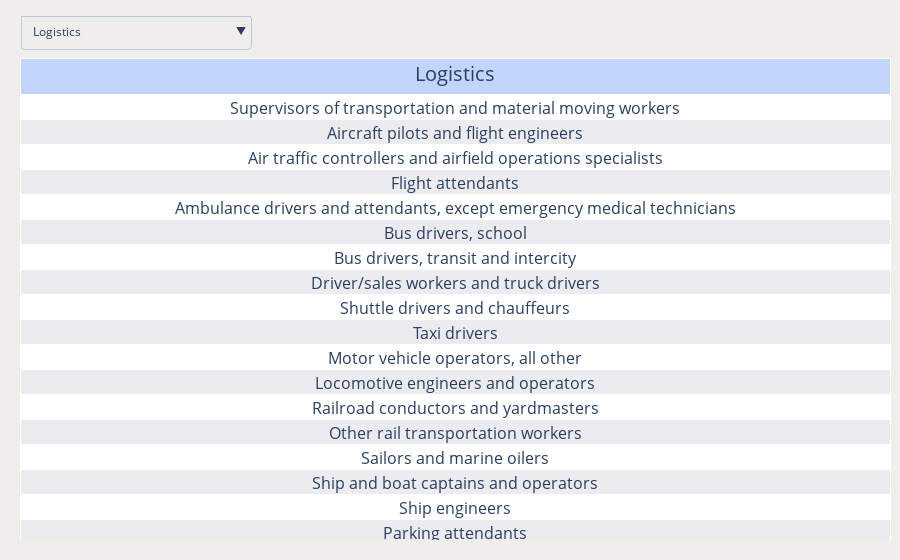

This figure's notebook cell:
### Markdown cell above
# Plot 2 occupation table

### Code cell
import plotly.graph_objects as go
import pandas as pd

df = pd.read_excel("../../data/cleaned/Occupation_table.xlsx")

buttons = []
fig = go.Figure()
n = len(df.groupby("group"))
k = 0
rowEvenColor = '#ecebf0'
rowOddColor = 'white'
for i, j in df.groupby("group"):
    name = j.iloc[0]["data"]
    j = j.iloc[1:]
    fig.add_trace(go.Table(
        header=dict(values=[name], fill_color='#C2D4FF', height=36, font_size=20),
        cells=dict(values=[j.T.values[0].tolist()], fill = dict(color='#F5F8FF'),height=25, font_size=16, align=['center'],fill_color = [[rowOddColor,rowEvenColor]*(len(df)//2)])
    ))
    buttons_dict = dict()
    buttons_dict['label'] = name
    buttons_dict['method'] = "update"
    visible = [False] * n
    visible[k] = True
    buttons_dict['args'] = [{'visible': visible}]
    buttons.append(buttons_dict)
    k = k+1

fig.update_layout(
    plot_bgcolor='#f0eeeb',paper_bgcolor='#f0eeeb',
    updatemenus=[
        dict(
            direction="down",
            pad={"r": 5, "t": 5},  # PADDING
            x=0,  # POSITION
            y=1.1,
            xanchor="left",  # ANCHOR POINT
            yanchor="top",
            buttons=buttons,
            active=n-1
        )
    ],
    margin={"t": 10, "b": 20, 'r': 10, 'l': 20}
)

fig.show()

### Figure 1 — Plotly figure (JSON) as saved in the notebook; plotly's stock layout.template omitted (floating-point values rounded to 4 significant figures; data arrays with more than 128 entries replaced by an {"elided": "..."} marker saying what was removed)
{"data": [{"cells": {"align": ["center"], "fill": {"color": {"elided": "1x586 str values"}}, "font": {"size": 16}, "height": 25, "values": [["Chief executives", "General and operations managers", "Legislators", "Advertising and promotions managers", "Marketing managers", "Sales managers", "Public relations and fundraising managers", "Administrative services managers", "Facilities managers", "Computer and information systems managers", "Financial managers", "Compensation and benefits managers", "Human resources managers", "Training and development managers", "Industrial production managers", "Purchasing managers", "Transportation, storage, and distribution managers", "Farmers, ranchers, and other agricultural managers", "Construction managers", "Education and childcare administrators", "Architectural and engineering managers", "Food service managers", "Funeral home managers", "Entertainment and recreation managers", "Lodging managers", "Medical and health services managers", "Natural sciences managers", "Postmasters and mail superintendents", "Property, real estate, and community association managers", "Social and community service managers", "Emergency management directors", "Personal service managers, all other", "Managers, all other"]]}, "header": {"fill": {"color": "#C2D4FF"}, "font": {"size": 20}, "height": 36, "values": ["Management"]}, "type": "table"}, {"cells": {"align": ["center"], "fill": {"color": {"elided": "1x586 str values"}}, "font": {"size": 16}, "height": 25, "values": [["Agents and business managers of artists, performers, and athletes", "Buyers and purchasing agents, farm products", "Wholesale and retail buyers, except farm products", "Purchasing agents, except wholesale, retail, and farm products", "Claims adjusters, appraisers, examiners, and investigators", "Compliance officers", "Cost estimators", "Human resources workers", "Compensation, benefits, and job analysis specialists", "Training and development specialists", "Logisticians", "Project management specialists", "Management analysts", "Meeting, convention, and event planners", "Fundraisers", "Market research analysts and marketing specialists", "Business operations specialists, all other", "Accountants and auditors", "Property appraisers and assessors", "Budget analysts", "Credit analysts", "Financial and investment analysts", "Personal financial advisors", "Insurance underwriters", "Financial examiners", "Credit counselors and loan officers", "Tax examiners and collectors, and revenue agents", "Tax preparers", "Other financial specialists"]]}, "header": {"fill": {"color": "#C2D4FF"}, "font": {"size": 20}, "height": 36, "values": ["Business and financial operations "]}, "type": "table"}, {"cells": {"align": ["center"], "fill": {"color": {"elided": "1x586 str values"}}, "font": {"size": 16}, "height": 25, "values": [["Computer and information research scientists", "Computer systems analysts", "Information security analysts", "Computer programmers", "Software developers", "Software quality assurance analysts and testers", "Web developers", "Web and digital interface designers", "Computer support specialists", "Database administrators and architects", "Network and computer systems administrators", "Computer network architects", "Computer occupations, all other", "Actuaries", "Mathematicians", "Operations research analysts", "Statisticians", "Other mathematical science occupations"]]}, "header": {"fill": {"color": "#C2D4FF"}, "font": {"size": 20}, "height": 36, "values": ["Computer and mathematical"]}, "type": "table"}, {"cells": {"align": ["center"], "fill": {"color": {"elided": "1x586 str values"}}, "font": {"size": 16}, "height": 25, "values": [["Architects, except landscape and naval", "Landscape architects", "Surveyors, cartographers, and photogrammetrists", "Aerospace engineers", "Agricultural engineers", "Bioengineers and biomedical engineers", "Chemical engineers", "Civil engineers", "Computer hardware engineers", "Electrical and electronics engineers", "Environmental engineers", "Industrial engineers, including health and safety", "Marine engineers and naval architects", "Materials engineers", "Mechanical engineers", "Mining and geological engineers, including mining safety engineers", "Nuclear engineers", "Petroleum engineers", "Engineers, all other", "Architectural and civil drafters", "Other drafters", "Electrical and electronic engineering technologists and technicians", "Other engineering technologists and technicians, except drafters", "Surveying and mapping technicians"]]}, "header": {"fill": {"color": "#C2D4FF"}, "font": {"size": 20}, "height": 36, "values": ["Architecture and engineering "]}, "type": "table"}, {"cells": {"align": ["center"], "fill": {"color": {"elided": "1x586 str values"}}, "font": {"size": 16}, "height": 25, "values": [["Agricultural and food scientists", "Biological scientists", "Conservation scientists and foresters", "Medical scientists", "Life scientists, all other", "Astronomers and physicists", "Atmospheric and space scientists", "Chemists and materials scientists", "Environmental scientists and specialists, including health", "Geoscientists and hydrologists, except geographers", "Physical scientists, all other", "Economists", "Survey researchers", "Clinical and counseling psychologists", "School psychologists", "Other psychologists", "Sociologists", "Urban and regional planners", "Miscellaneous social scientists and related workers", "Agricultural and food science technicians", "Biological technicians", "Chemical technicians", "Environmental science and geoscience technicians", "Nuclear technicians", "Social science research assistants", "Other life, physical, and social science technicians", "Occupational health and safety specialists and technicians"]]}, "header": {"fill": {"color": "#C2D4FF"}, "font": {"size": 20}, "height": 36, "values": ["Social Science"]}, "type": "table"}, {"cells": {"align": ["center"], "fill": {"color": {"elided": "1x586 str values"}}, "font": {"size": 16}, "height": 25, "values": [["Substance abuse and behavioral disorder counselors", "Educational, guidance, and career counselors and advisors", "Marriage and family therapists", "Mental health counselors", "Rehabilitation counselors", "Counselors, all other", "Child, family, and school social workers", "Healthcare social workers", "Mental health and substance abuse social workers", "Social workers, all other", "Probation officers and correctional treatment specialists", "Social and human service assistants", "Other community and social service specialists", "Clergy", "Directors, religious activities and education", "Religious workers, all other"]]}, "header": {"fill": {"color": "#C2D4FF"}, "font": {"size": 20}, "height": 36, "values": ["Community and social service "]}, "type": "table"}, {"cells": {"align": ["center"], "fill": {"color": {"elided": "1x586 str values"}}, "font": {"size": 16}, "height": 25, "values": [["Lawyers", "Judicial law clerks", "Judges, magistrates, and other judicial workers", "Paralegals and legal assistants", "Title examiners, abstractors, and searchers", "Legal support workers, all other"]]}, "header": {"fill": {"color": "#C2D4FF"}, "font": {"size": 20}, "height": 36, "values": ["Legal "]}, "type": "table"}, {"cells": {"align": ["center"], "fill": {"color": {"elided": "1x586 str values"}}, "font": {"size": 16}, "height": 25, "values": [["Postsecondary teachers", "Preschool and kindergarten teachers", "Elementary and middle school teachers", "Secondary school teachers", "Special education teachers", "Tutors", "Other teachers and instructors", "Archivists, curators, and museum technicians", "Librarians and media collections specialists", "Library technicians", "Teaching assistants", "Other educational instruction and library workers"]]}, "header": {"fill": {"color": "#C2D4FF"}, "font": {"size": 20}, "height": 36, "values": ["Education and Library"]}, "type": "table"}, {"cells": {"align": ["center"], "fill": {"color": {"elided": "1x586 str values"}}, "font": {"size": 16}, "height": 25, "values": [["Artists and related workers", "Commercial and industrial designers", "Fashion designers", "Floral designers", "Graphic designers", "Interior designers", "Merchandise displayers and window trimmers", "Other designers", "Actors", "Producers and directors", "Athletes and sports competitors", "Coaches and scouts", "Umpires, referees, and other sports officials", "Dancers and choreographers", "Music directors and composers", "Musicians and singers", "Disc jockeys, except radio", "Entertainers and performers, sports and related workers, all other", "Broadcast announcers and radio disc jockeys", "News analysts, reporters, and journalists", "Public relations specialists", "Editors", "Technical writers", "Writers and authors", "Interpreters and translators", "Court reporters and simultaneous captioners", "Media and communication workers, all other", "Broadcast, sound, and lighting technicians", "Photographers", "Television, video, and film camera operators and editors", "Media and communication equipment workers, all other"]]}, "header": {"fill": {"color": "#C2D4FF"}, "font": {"size": 20}, "height": 36, "values": ["Arts and Design"]}, "type": "table"}, {"cells": {"align": ["center"], "fill": {"color": {"elided": "1x586 str values"}}, "font": {"size": 16}, "height": 25, "values": [["Chiropractors", "Dentists", "Dietitians and nutritionists", "Optometrists", "Pharmacists", "Emergency medicine physicians", "Radiologists", "Other physicians", "Surgeons", "Physician assistants", "Podiatrists", "Audiologists", "Occupational therapists", "Physical therapists", "Radiation therapists", "Recreational therapists", "Respiratory therapists", "Speech-language pathologists", "Exercise physiologists", "Therapists, all other", "Veterinarians", "Registered nurses", "Nurse anesthetists", "Nurse midwives", "Nurse practitioners", "Acupuncturists", "Healthcare diagnosing or treating practitioners, all other", "Clinical laboratory technologists and technicians", "Dental hygienists", "Cardiovascular technologists and technicians", "Diagnostic medical sonographers", "Radiologic technologists and technicians", "Magnetic resonance imaging technologists", "Nuclear medicine technologists and medical dosimetrists", "Emergency medical technicians", "Paramedics", "Pharmacy technicians", "Psychiatric technicians", "Surgical technologists", "Veterinary technologists and technicians", "Dietetic technicians and ophthalmic medical technicians", "Licensed practical and licensed vocational nurses", "Medical records specialists", "Opticians, dispensing", "Miscellaneous health technologists and technicians", "Other healthcare practitioners and technical occupations"]]}, "header": {"fill": {"color": "#C2D4FF"}, "font": {"size": 20}, "height": 36, "values": ["Healthcare Technicians"]}, "type": "table"}, {"cells": {"align": ["center"], "fill": {"color": {"elided": "1x586 str values"}}, "font": {"size": 16}, "height": 25, "values": [["Home health aides", "Personal care aides", "Nursing assistants", "Orderlies and psychiatric aides", "Occupational therapy assistants and aides", "Physical therapist assistants and aides", "Massage therapists", "Dental assistants", "Medical assistants", "Medical transcriptionists", "Pharmacy aides", "Veterinary assistants and laboratory animal caretakers", "Phlebotomists", "Other healthcare support workers"]]}, "header": {"fill": {"color": "#C2D4FF"}, "font": {"size": 20}, "height": 36, "values": ["Healthcare support "]}, "type": "table"}, {"cells": {"align": ["center"], "fill": {"color": {"elided": "1x586 str values"}}, "font": {"size": 16}, "height": 25, "values": [["First-line supervisors of correctional officers", "First-line supervisors of police and detectives", "First-line supervisors of firefighting and prevention workers", "First-line supervisors of security workers", "First-line supervisors of protective service workers, all other", "Firefighters", "Fire inspectors", "Bailiffs", "Correctional officers and jailers", "Detectives and criminal investigators", "Fish and game wardens", "Parking enforcement workers", "Police officers", "Animal control workers", "Private detectives and investigators", "Security guards and gambling surveillance officers", "Crossing guards and flaggers", "Transportation security screeners", "School bus monitors", "Other protective service workers"]]}, "header": {"fill": {"color": "#C2D4FF"}, "font": {"size": 20}, "height": 36, "values": ["Protective service "]}, "type": "table"}, {"cells": {"align": ["center"], "fill": {"color": {"elided": "1x586 str values"}}, "font": {"size": 16}, "height": 25, "values": [["Chefs and head cooks", "First-line supervisors of food preparation and serving workers", "Cooks", "Food preparation workers", "Bartenders", "Fast food and counter workers", "Waiters and waitresses", "Food servers, nonrestaurant", "Dining room and cafeteria attendants and bartender helpers", "Dishwashers", "Hosts and hostesses, restaurant, lounge, and coffee shop", "Food preparation and serving related workers, all other"]]}, "header": {"fill": {"color": "#C2D4FF"}, "font": {"size": 20}, "height": 36, "values": ["Food services"]}, "type": "table"}, {"cells": {"align": ["center"], "fill": {"color": {"elided": "1x586 str values"}}, "font": {"size": 16}, "height": 25, "values": [["First-line supervisors of housekeeping and janitorial workers", "First-line supervisors of landscaping, lawn service, and groundskeeping workers", "Janitors and building cleaners", "Maids and housekeeping cleaners", "Pest control workers", "Landscaping and groundskeeping workers", "Tree trimmers and pruners", "Other grounds maintenance workers"]]}, "header": {"fill": {"color": "#C2D4FF"}, "font": {"size": 20}, "height": 36, "values": ["Building Maintenance "]}, "type": "table"}, {"cells": {"align": ["center"], "fill": {"color": {"elided": "1x586 str values"}}, "font": {"size": 16}, "height": 25, "values": [["Supervisors of personal care and service workers", "Animal trainers", "Animal caretakers", "Gambling services workers", "Ushers, lobby attendants, and ticket takers", "Other entertainment attendants and related workers", "Embalmers, crematory operators, and funeral attendants", "Morticians, undertakers, and funeral arrangers", "Barbers", "Hairdressers, hairstylists, and cosmetologists", "Manicurists and pedicurists", "Skincare specialists", "Other personal appearance workers", "Baggage porters, bellhops, and concierges", "Tour and travel guides", "Childcare workers", "Exercise trainers and group fitness instructors", "Recreation workers", "Residential advisors", "Personal care and service workers, all other"]]}, "header": {"fill": {"color": "#C2D4FF"}, "font": {"size": 20}, "height": 36, "values": ["Personal care and service"]}, "type": "table"}, {"cells": {"align": ["center"], "fill": {"color": {"elided": "1x586 str values"}}, "font": {"size": 16}, "height": 25, "values": [["First-line supervisors of retail sales workers", "First-line supervisors of non-retail sales workers", "Cashiers", "Counter and rental clerks", "Parts salespersons", "Retail salespersons", "Advertising sales agents", "Insurance sales agents", "Securities, commodities, and financial services sales agents", "Travel agents", "Sales representatives of services, except advertising, insurance, financial services, and travel", "Sales representatives, wholesale and manufacturing", "Models, demonstrators, and product promoters", "Real estate brokers and sales agents", "Sales engineers", "Telemarketers", "Door-to-door sales workers, news and street vendors, and related workers", "Sales and related workers, all other"]]}, "header": {"fill": {"color": "#C2D4FF"}, "font": {"size": 20}, "height": 36, "values": ["Sales and related"]}, "type": "table"}, {"cells": {"align": ["center"], "fill": {"color": {"elided": "1x586 str values"}}, "font": {"size": 16}, "height": 25, "values": [["First-line supervisors of office and administrative support workers", "Switchboard operators, including answering service", "Telephone operators", "Communications equipment operators, all other", "Bill and account collectors", "Billing and posting clerks", "Bookkeeping, accounting, and auditing clerks", "Gambling cage workers", "Payroll and timekeeping clerks", "Procurement clerks", "Tellers", "Financial clerks, all other", "Brokerage clerks", "Correspondence clerks", "Court, municipal, and license clerks", "Credit authorizers, checkers, and clerks", "Customer service representatives", "Eligibility interviewers, government programs", "File Clerks", "Hotel, motel, and resort desk clerks", "Interviewers, except eligibility and loan", "Library assistants, clerical", "Loan interviewers and clerks", "New accounts clerks", "Order clerks", "Human resources assistants, except payroll and timekeeping", "Receptionists and information clerks", "Reservation and transportation ticket agents and travel clerks", "Information and record clerks, all other", "Cargo and freight agents", "Couriers and messengers", "Public safety telecommunicators", "Dispatchers, except police, fire, and ambulance", "Meter readers, utilities", "Postal service clerks", "Postal service mail carriers", "Postal service mail sorters, processors, and processing machine operators", "Production, planning, and expediting clerks", "Shipping, receiving, and inventory clerks", "Weighers, measurers, checkers, and samplers, recordkeeping", "Executive secretaries and executive administrative assistants", "Legal secretaries and administrative assistants", "Medical secretaries and administrative assistants", "Secretaries and administrative assistants, except legal, medical, and executive", "Data entry keyers", "Word processors and typists", "Desktop publishers", "Insurance claims and policy processing clerks", "Mail clerks and mail machine operators, except postal service", "Office clerks, general", "Office machine operators, except computer", "Proofreaders and copy markers", "Statistical assistants", "Office and administrative support workers, all other"]]}, "header": {"fill": {"color": "#C2D4FF"}, "font": {"size": 20}, "height": 36, "values": ["  Administrative support "]}, "type": "table"}, {"cells": {"align": ["center"], "fill": {"color": {"elided": "1x586 str values"}}, "font": {"size": 16}, "height": 25, "values": [["First-line supervisors of farming, fishing, and forestry workers", "Agricultural inspectors", "Animal breeders", "Graders and sorters, agricultural products", "Miscellaneous agricultural workers", "Fishing and hunting workers", "Forest and conservation workers", "Logging workers"]]}, "header": {"fill": {"color": "#C2D4FF"}, "font": {"size": 20}, "height": 36, "values": [" Agriculture and Fishing"]}, "type": "table"}, {"cells": {"align": ["center"], "fill": {"color": {"elided": "1x586 str values"}}, "font": {"size": 16}, "height": 25, "values": [["First-line supervisors of construction trades and extraction workers", "Boilermakers", "Brickmasons, blockmasons, and stonemasons", "Carpenters", "Carpet, floor, and tile installers and finishers", "Cement masons, concrete finishers, and terrazzo workers", "Construction laborers", "Construction equipment operators", "Drywall installers, ceiling tile installers, and tapers", "Electricians", "Glaziers", "Insulation workers", "Painters and paperhangers", "Pipelayers", "Plumbers, pipefitters, and steamfitters", "Plasterers and stucco masons", "Reinforcing iron and rebar workers", "Roofers", "Sheet metal workers", "Structural iron and steel workers", "Solar photovoltaic installers", "Helpers, construction trades", "Construction and building inspectors", "Elevator and escalator installers and repairers", "Fence erectors", "Hazardous materials removal workers", "Highway maintenance workers", "Rail-track laying and maintenance equipment operators", "Septic tank servicers and sewer pipe cleaners", "Miscellaneous construction and related workers", "Derrick, rotary drill, and service unit operators, oil and gas", "Excavating and loading machine and dragline operators, surface mining", "Earth drillers, except oil and gas", "Explosives workers, ordnance handling experts, and blasters", "Underground mining machine operators", "Roustabouts, oil and gas", "Other extraction workers"]]}, "header": {"fill": {"color": "#C2D4FF"}, "font": {"size": 20}, "height": 36, "values": ["Construction and extraction"]}, "type": "table"}, {"cells": {"align": ["center"], "fill": {"color": {"elided": "1x586 str values"}}, "font": {"size": 16}, "height": 25, "values": [["First-line supervisors of mechanics, installers, and repairers", "Computer, automated teller, and office machine repairers", "Radio and telecommunications equipment installers and repairers", "Avionics technicians", "Electric motor, power tool, and related repairers", "Electrical and electronics installers and repairers, transportation equipment", "Electrical and electronics repairers, industrial and utility", "Electronic equipment installers and repairers, motor vehicles", "Audiovisual equipment installers and repairers", "Security and fire alarm systems installers", "Aircraft mechanics and service technicians", "Automotive body and related repairers", "Automotive glass installers and repairers", "Automotive service technicians and mechanics", "Bus and truck mechanics and diesel engine specialists", "Heavy vehicle and mobile equipment service technicians and mechanics", "Small engine mechanics", "Miscellaneous vehicle and mobile equipment mechanics, installers, and repairers", "Control and valve installers and repairers", "Heating, air conditioning, and refrigeration mechanics and installers", "Home appliance repairers", "Industrial and refractory machinery mechanics", "Maintenance and repair workers, general", "Maintenance workers, machinery", "Millwrights", "Electrical power-line installers and repairers", "Telecommunications line installers and repairers", "Precision instrument and equipment repairers", "Wind turbine service technicians", "Coin, vending, and amusement machine servicers and repairers", "Commercial divers", "Locksmiths and safe repairers", "Manufactured building and mobile home installers", "Riggers", "Helpers--installation, maintenance, and repair workers", "Other installation, maintenance, and repair workers"]]}, "header": {"fill": {"color": "#C2D4FF"}, "font": {"size": 20}, "height": 36, "values": ["Installation and Repair"]}, "type": "table"}, {"cells": {"align": ["center"], "fill": {"color": {"elided": "1x586 str values"}}, "font": {"size": 16}, "height": 25, "values": [["First-line supervisors of production and operating workers", "Aircraft structure, surfaces, rigging, and systems assemblers", "Electrical, electronics, and electromechanical assemblers", "Engine and other machine assemblers", "Structural metal fabricators and fitters", "Other assemblers and fabricators", "Bakers", "Butchers and other meat, poultry, and fish processing workers", "Food and tobacco roasting, baking, and drying machine operators and tenders", "Food batchmakers", "Food cooking machine operators and tenders", "Food processing workers, all other", "Computer numerically controlled tool operators and programmers", "Forming machine setters, operators, and tenders, metal and plastic", "Cutting, punching, and press machine setters, operators, and tenders, metal and plastic", "Grinding, lapping, polishing, and buffing machine tool setters, operators, and tenders, metal and plastic", "Other machine tool setters, operators, and tenders, metal and plastic", "Machinists", "Metal furnace operators, tenders, pourers, and casters", "Model makers and patternmakers, metal and plastic", "Molders and molding machine setters, operators, and tenders, metal and plastic", "Tool and die makers", "Welding, soldering, and brazing workers", "Other metal workers and plastic workers", "Prepress technicians and workers", "Printing press operators", "Print binding and finishing workers", "Laundry and dry-cleaning workers", "Pressers, textile, garment, and related materials", "Sewing machine operators", "Shoe and leather workers", "Tailors, dressmakers, and sewers", "Textile machine setters, operators, and tenders", "Upholsterers", "Other textile, apparel, and furnishings workers", "Cabinetmakers and bench carpenters", "Furniture finishers", "Sawing machine setters, operators, and tenders, wood", "Woodworking machine setters, operators, and tenders, except sawing", "Other woodworkers", "Power plant operators, distributors, and dispatchers", "Stationary engineers and boiler operators", "Water and wastewater treatment plant and system operators", "Miscellaneous plant and system operators", "Chemical processing machine setters, operators, and tenders", "Crushing, grinding, polishing, mixing, and blending workers", "Cutting workers", "Extruding, forming, pressing, and compacting machine setters, operators, and tenders", "Furnace, kiln, oven, drier, and kettle operators and tenders", "Inspectors, testers, sorters, samplers, and weighers", "Jewelers and precious stone and metal workers", "Dental and ophthalmic laboratory technicians and medical appliance technicians", "Packaging and filling machine operators and tenders", "Painting workers", "Photographic process workers and processing machine operators", "Adhesive bonding machine operators and tenders", "Etchers and engravers", "Molders, shapers, and casters, except metal and plastic", "Paper goods machine setters, operators, and tenders", "Tire builders", "Helpers--production workers", "Other production equipment operators and tenders", "Other production workers"]]}, "header": {"fill": {"color": "#C2D4FF"}, "font": {"size": 20}, "height": 36, "values": ["Production"]}, "type": "table"}, {"cells": {"align": ["center"], "fill": {"color": {"elided": "1x586 str values"}}, "font": {"size": 16}, "height": 25, "values": [["Supervisors of transportation and material moving workers", "Aircraft pilots and flight engineers", "Air traffic controllers and airfield operations specialists", "Flight attendants", "Ambulance drivers and attendants, except emergency medical technicians", "Bus drivers, school", "Bus drivers, transit and intercity", "Driver/sales workers and truck drivers", "Shuttle drivers and chauffeurs", "Taxi drivers", "Motor vehicle operators, all other", "Locomotive engineers and operators", "Railroad conductors and yardmasters", "Other rail transportation workers", "Sailors and marine oilers", "Ship and boat captains and operators", "Ship engineers", "Parking attendants", "Transportation service attendants", "Transportation inspectors", "Passenger attendants", "Other transportation workers", "Crane and tower operators", "Conveyor, dredge, and hoist and winch operators", "Industrial truck and tractor operators", "Cleaners of vehicles and equipment", "Laborers and freight, stock, and material movers, hand", "Machine feeders and offbearers", "Packers and packagers, hand", "Stockers and order fillers", "Pumping station operators", "Refuse and recyclable material collectors", "Other material moving workers"]]}, "header": {"fill": {"color": "#C2D4FF"}, "font": {"size": 20}, "height": 36, "values": ["Logistics"]}, "type": "table"}], "layout": {"margin": {"b": 20, "l": 20, "r": 10, "t": 10}, "paper_bgcolor": "#f0eeeb", "plot_bgcolor": "#f0eeeb", "updatemenus": [{"active": 21, "buttons": [{"args": [{"visible": [true, false, false, false, false, false, false, false, false, false, false, false, false, false, false, false, false, false, false, false, false, false]}], "label": "Management", "method": "update"}, {"args": [{"visible": [false, true, false, false, false, false, false, false, false, false, false, false, false, false, false, false, false, false, false, false, false, false]}], "label": "Business and financial operations ", "method": "update"}, {"args": [{"visible": [false, false, true, false, false, false, false, false, false, false, false, false, false, false, false, false, false, false, false, false, false, false]}], "label": "Computer and mathematical", "method": "update"}, {"args": [{"visible": [false, false, false, true, false, false, false, false, false, false, false, false, false, false, false, false, false, false, false, false, false, false]}], "label": "Architecture and engineering ", "method": "update"}, {"args": [{"visible": [false, false, false, false, true, false, false, false, false, false, false, false, false, false, false, false, false, false, false, false, false, false]}], "label": "Social Science", "method": "update"}, {"args": [{"visible": [false, false, false, false, false, true, false, false, false, false, false, false, false, false, false, false, false, false, false, false, false, false]}], "label": "Community and social service ", "method": "update"}, {"args": [{"visible": [false, false, false, false, false, false, true, false, false, false, false, false, false, false, false, false, false, false, false, false, false, false]}], "label": "Legal ", "method": "update"}, {"args": [{"visible": [false, false, false, false, false, false, false, true, false, false, false, false, false, false, false, false, false, false, false, false, false, false]}], "label": "Education and Library", "method": "update"}, {"args": [{"visible": [false, false, false, false, false, false, false, false, true, false, false, false, false, false, false, false, false, false, false, false, false, false]}], "label": "Arts and Design", "method": "update"}, {"args": [{"visible": [false, false, false, false, false, false, false, false, false, true, false, false, false, false, false, false, false, false, false, false, false, false]}], "label": "Healthcare Technicians", "method": "update"}, {"args": [{"visible": [false, false, false, false, false, false, false, false, false, false, true, false, false, false, false, false, false, false, false, false, false, false]}], "label": "Healthcare support ", "method": "update"}, {"args": [{"visible": [false, false, false, false, false, false, false, false, false, false, false, true, false, false, false, false, false, false, false, false, false, false]}], "label": "Protective service ", "method": "update"}, {"args": [{"visible": [false, false, false, false, false, false, false, false, false, false, false, false, true, false, false, false, false, false, false, false, false, false]}], "label": "Food services", "method": "update"}, {"args": [{"visible": [false, false, false, false, false, false, false, false, false, false, false, false, false, true, false, false, false, false, false, false, false, false]}], "label": "Building Maintenance ", "method": "update"}, {"args": [{"visible": [false, false, false, false, false, false, false, false, false, false, false, false, false, false, true, false, false, false, false, false, false, false]}], "label": "Personal care and service", "method": "update"}, {"args": [{"visible": [false, false, false, false, false, false, false, false, false, false, false, false, false, false, false, true, false, false, false, false, false, false]}], "label": "Sales and related", "method": "update"}, {"args": [{"visible": [false, false, false, false, false, false, false, false, false, false, false, false, false, false, false, false, true, false, false, false, false, false]}], "label": "  Administrative support ", "method": "update"}, {"args": [{"visible": [false, false, false, false, false, false, false, false, false, false, false, false, false, false, false, false, false, true, false, false, false, false]}], "label": " Agriculture and Fishing", "method": "update"}, {"args": [{"visible": [false, false, false, false, false, false, false, false, false, false, false, false, false, false, false, false, false, false, true, false, false, false]}], "label": "Construction and extraction", "method": "update"}, {"args": [{"visible": [false, false, false, false, false, false, false, false, false, false, false, false, false, false, false, false, false, false, false, true, false, false]}], "label": "Installation and Repair", "method": "update"}, {"args": [{"visible": [false, false, false, false, false, false, false, false, false, false, false, false, false, false, false, false, false, false, false, false, true, false]}], "label": "Production", "method": "update"}, {"args": [{"visible": [false, false, false, false, false, false, false, false, false, false, false, false, false, false, false, false, false, false, false, false, false, true]}], "label": "Logistics", "method": "update"}], "direction": "down", "pad": {"r": 5, "t": 5}, "x": 0, "xanchor": "left", "y": 1.1, "yanchor": "top"}]}}
